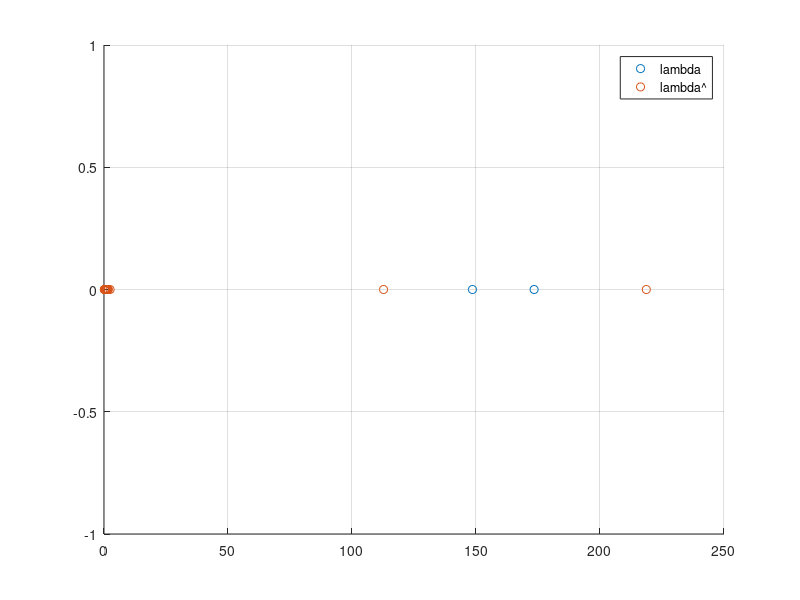

MATLAB code to generate this figure: (Note: this script raises an error after producing the figure.)
n = 16;
dlambda = 0.5;
num_tgt = 2;
ang1 = -10;
ang2 = -ang1;
valid = 1;
theta1 = deg2rad(ang1);
theta2 = deg2rad(ang2);
v = 10;
v1=v;v2=v;
sigma = 1;
l = 30;
rng default;
malt = zeros(n);
angs = deg2rad(-30:0.1:30);
total = 100;
ltheta1 = zeros([total, 1]);
ltheta2 = zeros([total, 1]);
threshold = 40;
y = zeros([length(angs), 1]);

for q = 1:total
    disp(q);
    for i = 1:l
        a1 = (v1 / 2)^0.5 * (normrnd(0,sigma)+normrnd(0,sigma)*1j);
        a2 = (v2 / 2)^0.5 * (normrnd(0,sigma)+normrnd(0,sigma)*1j);
        s1 = exp(1j*2*3.14*dlambda *((1:n)-1)' * sin(theta1));
        s2 = exp(1j*2*3.14*dlambda *((1:n)-1)' * sin(theta2));
        z = sigma*(1 / 2)^0.5 * (normrnd(0, 1, [n, 1]) + normrnd(0, 1, [n, 1])*1j);
        x = a1 * s1 + a2 * s2 + z;
        m = sigma^2 * (eye(n) + v1 * (s1 * s1') + v2 * (s2 * s2'));
        e = eig(m);
        malt = malt + x * x';
        if (i == 1 && q==1)
           figure
           scatter(e, zeros(size(e)), 'ro')
           hold on;
           grid on
        end

    end
    malt = malt / l;
    ealt = eig(malt);
    if (q==1)
        scatter((ealt), zeros(size(ealt)), 'bx')
        legend('lambda', 'lambda^');
        hold off
    end

    ytest = zeros([length(angs), 1]);
    for k = 1:length(angs)
        angi = angs(k);
        sphi = exp(1j*2*3.14*dlambda *((1:n)-1)' * sin(angi));
        wn = inv(malt) * sphi;
        invvalue = 1 / (wn' * eye(n) * wn);
        y(k) =  y(k) + invvalue;
        ytest(k) = invvalue;
    end

    [~,rtheta]=findpeaks(real(ytest), rad2deg(angs));

    if (valid == 1)
        ltheta1(q) = rtheta(1);
        ltheta2(q) = rtheta(2);
    end
end
y = y / total;
figure;
plot(rad2deg(angs), y ./ max(y), 'bx-');
title('Heat noise')
grid on;

heatnoisenorm = y ./ max(y);

meantheta1 = mean(transpose(ltheta1));
meantheta2 = mean(transpose(ltheta2));

sigmasqrtheta1 = 1/(total-1) * sum((ltheta1-meantheta1).^2);
sigmasqrtheta2 = 1/(total-1) * sum((ltheta2-meantheta2).^2);
